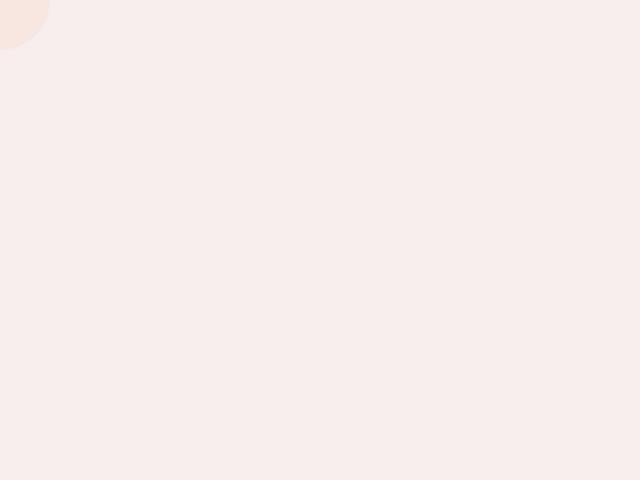
Frame 1 (no input)
Frame 60 (the mouse pressed at the canvas centre just before this capture): identical to frame 1, image omitted
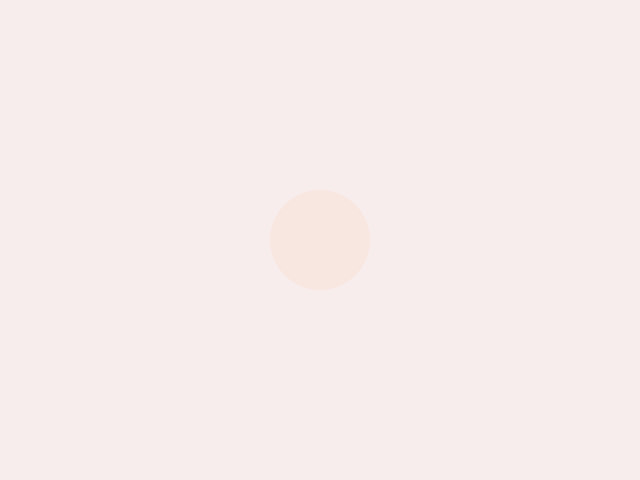
Frame 120 (the mouse held since frame 60 and released just before this capture)

The Processing sketch that drew these frames (run headless with seeded random() and noise(); from frame 60 on, the mouse is pressed at the canvas centre):

// Processing sketch: w2_stp13
// ── w2_stp13.pde
void setup() {
  size(640, 480);
}

void draw() {
  background(248, 237, 237);
  noStroke();
  fill(255, 130, 37, 16);
  circle(mouseX, mouseY, 100);
}
